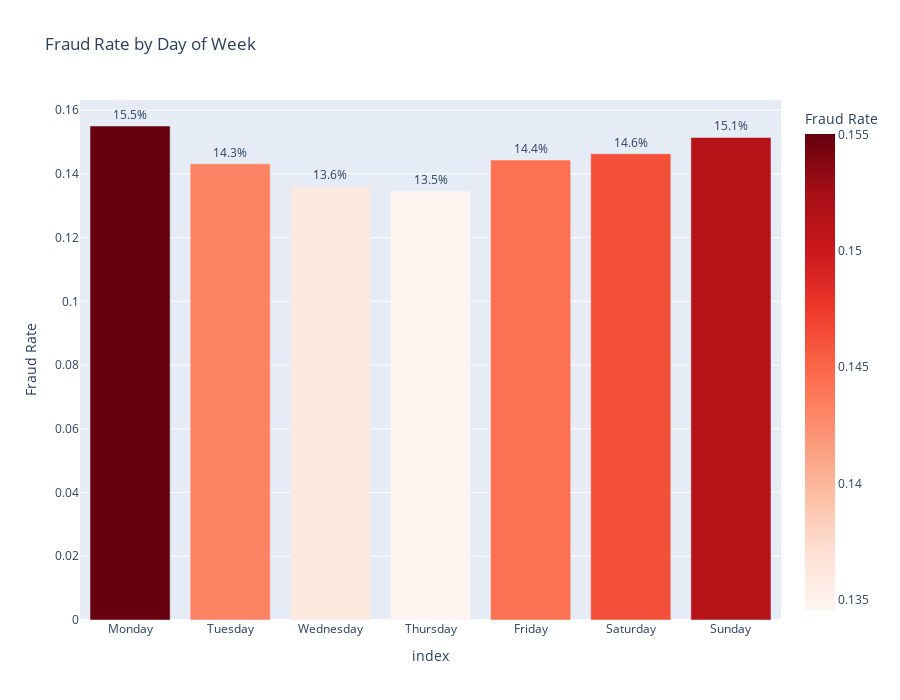

Notebook cell for this chart:
### Code cell
# Fraud by day of week
days = ['Monday', 'Tuesday', 'Wednesday', 'Thursday', 'Friday', 'Saturday', 'Sunday']
daily_fraud = synthetic_df.groupby('transaction_day_of_week')['is_fraudulent'].agg(['sum', 'count', 'mean'])
daily_fraud.index = [days[i] for i in daily_fraud.index]

fig = px.bar(
    daily_fraud.reset_index(),
    x='index',
    y='mean',
    title='Fraud Rate by Day of Week',
    labels={'mean': 'Fraud Rate', 'transaction_day_of_week': 'Day'},
    text='mean',
    color='mean',
    color_continuous_scale='Reds',
    height=700
)

fig.update_traces(texttemplate='%{text:.1%}', textposition='outside')
fig.show()

### Figure 1 — Plotly figure (JSON) as saved in the notebook; plotly's stock layout.template omitted (floating-point values rounded to 4 significant figures)
{"data": [{"hovertemplate": "index=%{x}<br>Fraud Rate=%{marker.color}<extra></extra>", "legendgroup": "", "marker": {"color": [0.155, 0.1432, 0.136, 0.1346, 0.1443, 0.1463, 0.1514], "coloraxis": "coloraxis", "pattern": {"shape": ""}}, "name": "", "orientation": "v", "showlegend": false, "text": [0.155, 0.1432, 0.136, 0.1346, 0.1443, 0.1463, 0.1514], "textposition": "outside", "texttemplate": "%{text:.1%}", "type": "bar", "x": ["Monday", "Tuesday", "Wednesday", "Thursday", "Friday", "Saturday", "Sunday"], "xaxis": "x", "y": [0.155, 0.1432, 0.136, 0.1346, 0.1443, 0.1463, 0.1514], "yaxis": "y"}], "layout": {"barmode": "relative", "coloraxis": {"colorbar": {"title": {"text": "Fraud Rate"}}, "colorscale": [[0, "rgb(255,245,240)"], [0.125, "rgb(254,224,210)"], [0.25, "rgb(252,187,161)"], [0.375, "rgb(252,146,114)"], [0.5, "rgb(251,106,74)"], [0.625, "rgb(239,59,44)"], [0.75, "rgb(203,24,29)"], [0.875, "rgb(165,15,21)"], [1, "rgb(103,0,13)"]]}, "height": 700, "legend": {"tracegroupgap": 0}, "title": {"text": "Fraud Rate by Day of Week"}, "xaxis": {"anchor": "y", "domain": [0, 1], "title": {"text": "index"}}, "yaxis": {"anchor": "x", "domain": [0, 1], "title": {"text": "Fraud Rate"}}}}
